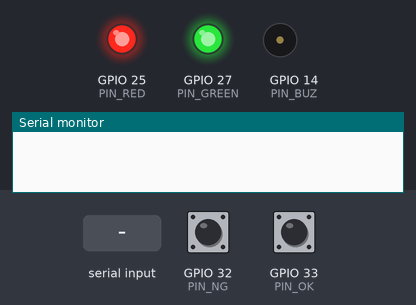
A sketch run on a simulated ESP32. Parts: output pins drawn as LEDs (lit = HIGH), buzzer (waves = sounding), the last lines printed to the serial monitor. Dashed ring = blinking. The test bench sets the inputs (shaded band); at power-on: GPIO 32 (PIN_NG) HIGH, GPIO 33 (PIN_OK) HIGH.

Above: at 1.2 s.
1.3 s: "ACK,\n" received over Serial
At 1.49 s:
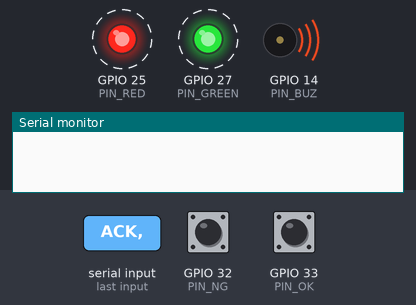
4.3 s: GPIO 32 (PIN_NG) pulled LOW for 0.15 s
At 5.3 s:
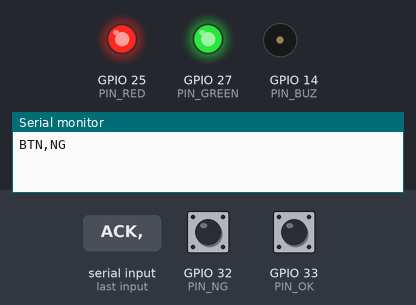
5.9 s: GPIO 33 (PIN_OK) pulled LOW for 0.15 s
At 6.5 s:
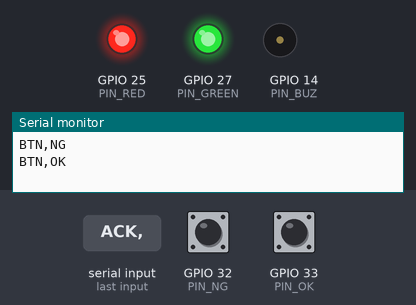
7.5 s: "ANDON,\n" received over Serial
At 8.8 s:
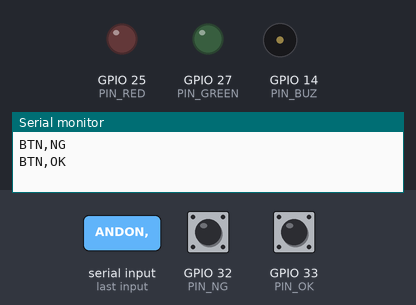
Timing chart, 0 to 10.0 s (numbered marks = the images above; inputs shaded):
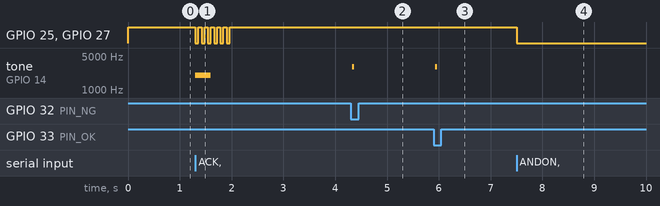

Measured:
- after the input at 1.3 s, GPIO 25 (PIN_RED), GPIO 27 (PIN_GREEN): alternates HIGH for 0.06 s and LOW for 0.06 s, 12 changes in all, then stays HIGH, starting at once; tone on GPIO 14 (PIN_BUZ): silent → 2000 Hz at once, → silent 0.30 s later
- after the input at 4.3 s, tone on GPIO 14 (PIN_BUZ): silent → 3000 Hz at once, → silent 0.04 s later
- after the input at 5.9 s, tone on GPIO 14 (PIN_BUZ): silent → 3000 Hz at once, → silent 0.04 s later
- after the input at 7.5 s, GPIO 25 (PIN_RED), GPIO 27 (PIN_GREEN): HIGH → LOW at once

The sketch:

nut_xac_nhan.ino
```cpp
// nut_xac_nhan.ino — 2 nút OK/NG và đèn báo trên hộp gateway, để công nhân xác nhận cảnh báo AI
// mà không cần điện thoại hay đồ đo: kiểm chi tiết bằng cách quen thuộc ở chuyền rồi bấm một nút.
//
//   Nút NG (đỏ)  = "Đúng là lỗi"  — áp cho cảnh báo đang mở gần nhất (trong 15 phút).
//                  Không có cảnh báo nào mở → ghi "AI bỏ sót" cho chu kỳ vừa chạy.
//   Nút OK (xanh)= "Báo nhầm"     — áp cho cảnh báo đang mở gần nhất.
//   Đèn: xanh = bình thường · vàng = đang học / chờ duyệt / đang kiểm tra mẫu NG · đỏ nháy = có cảnh báo AI chưa xác nhận
//        đỏ sáng liền = mất kết nối PLC. Bấm nút → đèn nháy 2 lần nếu gateway đã ghi nhận, nháy nhanh 6 lần nếu lỗi.
//
// Giao tiếp qua cáp USB (Serial 115200) với tools/nut_bam_bridge.py trên laptop:
//   ESP32 → laptop:  "BTN,NG"  |  "BTN,OK"
//   laptop → ESP32:  "ANDON,<green|yellow|red|off>,<0|1 nháy>"   |   "ACK,<1|0>"
// Khi có switch và gửi MQTT thẳng qua W5500: thay Serial bằng publish gw/01/m/M01/button {"label":"fault"} và
// subscribe gw/01/m/M01/andon, gw/01/m/M01/button_ack — phần nút và đèn giữ nguyên.
//
// Gộp vào gateway_serial.ino: gọi nutSetup() trong setup() và nutLoop() trong loop(); dòng "BTN,..." không
// trùng định dạng dòng "S,..." nên laptop tách được.
//
// CHÂN (đổi nếu trùng với sơ đồ mạch thật — W5500 dùng 5/18/19/23/26, OLED và cảm biến I2C dùng 21/22):
//   Nút NG → GPIO32, nút OK → GPIO33 (nối xuống GND, dùng điện trở kéo lên trong ESP32)
//   LED đỏ → GPIO25, LED xanh → GPIO27 (qua điện trở 330 Ω). Vàng = bật cả hai (LED 2 màu) hoặc thêm LED vàng.
//   Còi (tuỳ chọn) → GPIO14
// Chưa nạp thử trên phần cứng thật.

const int PIN_NG = 32, PIN_OK = 33, PIN_RED = 25, PIN_GREEN = 27, PIN_BUZ = 14;
const unsigned long DEBOUNCE_MS = 30, LOCKOUT_MS = 800;   // chống dội phím, chống bấm đúp

String andonColor = "yellow";
bool andonBlink = false;
int ackFlashes = 0;               // số lần nháy xác nhận còn lại
unsigned long ackT = 0, ackPeriod = 150;
String rx;

struct Btn { int pin; const char* msg; bool last; unsigned long t; unsigned long fired; };
Btn btns[2] = { {PIN_NG, "BTN,NG", true, 0, 0}, {PIN_OK, "BTN,OK", true, 0, 0} };

void setLeds(bool red, bool green) {
  digitalWrite(PIN_RED, red ? HIGH : LOW);
  digitalWrite(PIN_GREEN, green ? HIGH : LOW);
}

void showAndon(unsigned long now) {
  if (ackFlashes > 0) {                         // đang nháy xác nhận sau khi bấm nút
    if (now - ackT >= ackPeriod) { ackT = now; ackFlashes--; }
    bool on = ackFlashes % 2;
    setLeds(on, on);
    return;
  }
  bool phase = !andonBlink || ((now / 400) % 2 == 0);
  if (andonColor == "green")       setLeds(false, phase);
  else if (andonColor == "yellow") setLeds(phase, phase);
  else if (andonColor == "red")    setLeds(phase, false);
  else                             setLeds(false, false);
}

void handleLine(const String& l) {
  if (l.startsWith("ANDON,")) {
    int c = l.indexOf(',', 6);
    andonColor = c > 0 ? l.substring(6, c) : l.substring(6);
    andonBlink = c > 0 && l.substring(c + 1).toInt() == 1;
  } else if (l.startsWith("ACK,")) {
    bool ok = l.substring(4).toInt() == 1;
    ackFlashes = ok ? 4 : 12;  ackPeriod = ok ? 150 : 60;  ackT = millis();
    if (!ok) { tone(PIN_BUZ, 2000, 300); }
  }
}

void nutSetup() {
  pinMode(PIN_NG, INPUT_PULLUP);
  pinMode(PIN_OK, INPUT_PULLUP);
  pinMode(PIN_RED, OUTPUT);
  pinMode(PIN_GREEN, OUTPUT);
  pinMode(PIN_BUZ, OUTPUT);
}

void nutLoop() {
  unsigned long now = millis();
  for (auto& b : btns) {
    bool v = digitalRead(b.pin);                  // LOW = đang bấm
    if (v != b.last) { b.last = v; b.t = now; }
    if (!v && now - b.t >= DEBOUNCE_MS && now - b.fired >= LOCKOUT_MS && b.t > b.fired) {
      b.fired = now;
      Serial.println(b.msg);
      tone(PIN_BUZ, 3000, 40);                    // tiếng bíp ngắn: đã bấm
    }
  }
  while (Serial.available()) {
    char ch = Serial.read();
    if (ch == '\n') { rx.trim(); if (rx.length()) handleLine(rx); rx = ""; }
    else if (rx.length() < 64) rx += ch;
  }
  showAndon(now);
}

void setup() {
  Serial.begin(115200);
  nutSetup();
}

void loop() {
  nutLoop();
}
```
